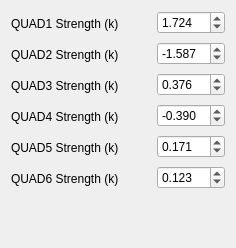
             <widget class="QWidget" name="tab_7">
              <attribute name="title">
               <string>Magnets</string>
              </attribute>
              <layout class="QFormLayout" name="formLayout_8">
               <item row="0" column="0">
                <widget class="QLabel" name="vela_quad1_strength_label">
                 <property name="minimumSize">
                  <size>
                   <width>140</width>
                   <height>25</height>
                  </size>
                 </property>
                 <property name="text">
                  <string>QUAD1 Strength (k)</string>
                 </property>
                </widget>
               </item>
               <item row="0" column="1">
                <widget class="QDoubleSpinBox" name="doubleSpinBox_13">
                 <property name="maximumSize">
                  <size>
                   <width>150</width>
                   <height>16777215</height>
                  </size>
                 </property>
                 <property name="accessibleName">
                  <string>EBT:EBT-INJ-MAG-QUAD-07:k1l</string>
                 </property>
                 <property name="suffix">
                  <string/>
                 </property>
                 <property name="decimals">
                  <number>3</number>
                 </property>
                 <property name="minimum">
                  <double>-70.000000000000000</double>
                 </property>
                 <property name="maximum">
                  <double>70.000000000000000</double>
                 </property>
                 <property name="singleStep">
                  <double>0.100000000000000</double>
                 </property>
                 <property name="value">
                  <double>1.724000000000000</double>
                 </property>
                </widget>
               </item>
               <item row="1" column="0">
                <widget class="QLabel" name="vela_quad2_strength_label">
                 <property name="minimumSize">
                  <size>
                   <width>140</width>
                   <height>25</height>
                  </size>
                 </property>
                 <property name="text">
                  <string>QUAD2 Strength (k)</string>
                 </property>
                </widget>
               </item>
               <item row="2" column="0">
                <widget class="QLabel" name="vela_quad3_strength_label">
                 <property name="minimumSize">
                  <size>
                   <width>140</width>
                   <height>25</height>
                  </size>
                 </property>
                 <property name="text">
                  <string>QUAD3 Strength (k)</string>
                 </property>
                </widget>
               </item>
               <item row="1" column="1">
                <widget class="QDoubleSpinBox" name="doubleSpinBox_12">
                 <property name="maximumSize">
                  <size>
                   <width>150</width>
                   <height>16777215</height>
                  </size>
                 </property>
                 <property name="accessibleName">
                  <string>EBT:EBT-INJ-MAG-QUAD-08:k1l</string>
                 </property>
                 <property name="suffix">
                  <string/>
                 </property>
                 <property name="decimals">
                  <number>3</number>
                 </property>
                 <property name="minimum">
                  <double>-70.000000000000000</double>
                 </property>
                 <property name="maximum">
                  <double>70.000000000000000</double>
                 </property>
                 <property name="singleStep">
                  <double>0.100000000000000</double>
                 </property>
                 <property name="value">
                  <double>-1.587000000000000</double>
                 </property>
                </widget>
               </item>
               <item row="2" column="1">
                <widget class="QDoubleSpinBox" name="doubleSpinBox_15">
                 <property name="maximumSize">
                  <size>
                   <width>150</width>
                   <height>16777215</height>
                  </size>
                 </property>
                 <property name="accessibleName">
                  <string>EBT:EBT-INJ-MAG-QUAD-09:k1l</string>
                 </property>
                 <property name="suffix">
                  <string/>
                 </property>
                 <property name="decimals">
                  <number>3</number>
                 </property>
                 <property name="minimum">
                  <double>-70.000000000000000</double>
                 </property>
                 <property name="maximum">
                  <double>70.000000000000000</double>
                 </property>
                 <property name="singleStep">
                  <double>0.100000000000000</double>
                 </property>
                 <property name="value">
                  <double>0.376000000000000</double>
                 </property>
                </widget>
               </item>
               <item row="3" column="0">
                <widget class="QLabel" name="vela_quad4_strength_label">
                 <property name="minimumSize">
                  <size>
                   <width>140</width>
                   <height>25</height>
                  </size>
                 </property>
                 <property name="text">
                  <string>QUAD4 Strength (k)</string>
                 </property>
                </widget>
               </item>
               <item row="3" column="1">
                <widget class="QDoubleSpinBox" name="doubleSpinBox_14">
                 <property name="maximumSize">
                  <size>
                   <width>150</width>
                   <height>16777215</height>
                  </size>
                 </property>
                 <property name="accessibleName">
                  <string>EBT:EBT-INJ-MAG-QUAD-10:k1l</string>
                 </property>
                 <property name="suffix">
                  <string/>
                 </property>
                 <property name="decimals">
                  <number>3</number>
                 </property>
                 <property name="minimum">
                  <double>-70.000000000000000</double>
                 </property>
                 <property name="maximum">
                  <double>70.000000000000000</double>
                 </property>
                 <property name="singleStep">
                  <double>0.100000000000000</double>
                 </property>
                 <property name="value">
                  <double>-0.390000000000000</double>
                 </property>
                </widget>
               </item>
               <item row="4" column="0">
                <widget class="QLabel" name="vela_quad5_strength_label">
                 <property name="minimumSize">
                  <size>
                   <width>140</width>
                   <height>25</height>
                  </size>
                 </property>
                 <property name="text">
                  <string>QUAD5 Strength (k)</string>
                 </property>
                </widget>
               </item>
               <item row="4" column="1">
                <widget class="QDoubleSpinBox" name="doubleSpinBox_17">
                 <property name="maximumSize">
                  <size>
                   <width>150</width>
                   <height>16777215</height>
                  </size>
                 </property>
                 <property name="accessibleName">
                  <string>EBT:EBT-INJ-MAG-QUAD-11:k1l</string>
                 </property>
                 <property name="suffix">
                  <string/>
                 </property>
                 <property name="decimals">
                  <number>3</number>
                 </property>
                 <property name="minimum">
                  <double>-70.000000000000000</double>
                 </property>
                 <property name="maximum">
                  <double>70.000000000000000</double>
                 </property>
                 <property name="singleStep">
                  <double>0.100000000000000</double>
                 </property>
                 <property name="value">
                  <double>0.171000000000000</double>
                 </property>
                </widget>
               </item>
               <item row="5" column="0">
                <widget class="QLabel" name="vela_quad6_strength_label">
                 <property name="minimumSize">
                  <size>
                   <width>140</width>
                   <height>25</height>
                  </size>
                 </property>
                 <property name="text">
                  <string>QUAD6 Strength (k)</string>
                 </property>
                </widget>
               </item>
               <item row="5" column="1">
                <widget class="QDoubleSpinBox" name="doubleSpinBox_16">
                 <property name="maximumSize">
                  <size>
                   <width>150</width>
                   <height>16777215</height>
                  </size>
                 </property>
                 <property name="accessibleName">
                  <string>EBT:EBT-INJ-MAG-QUAD-15:k1l</string>
                 </property>
                 <property name="suffix">
                  <string/>
                 </property>
                 <property name="decimals">
                  <number>3</number>
                 </property>
                 <property name="minimum">
                  <double>-70.000000000000000</double>
                 </property>
                 <property name="maximum">
                  <double>70.000000000000000</double>
                 </property>
                 <property name="singleStep">
                  <double>0.100000000000000</double>
                 </property>
                 <property name="value">
                  <double>0.123000000000000</double>
                 </property>
                </widget>
               </item>
               <item row="6" column="0">
                <spacer name="verticalSpacer_5">
                 <property name="orientation">
                  <enum>Qt::Vertical</enum>
                 </property>
                 <property name="sizeHint" stdset="0">
                  <size>
                   <width>20</width>
                   <height>40</height>
                  </size>
                 </property>
                </spacer>
               </item>
              </layout>
             </widget>
